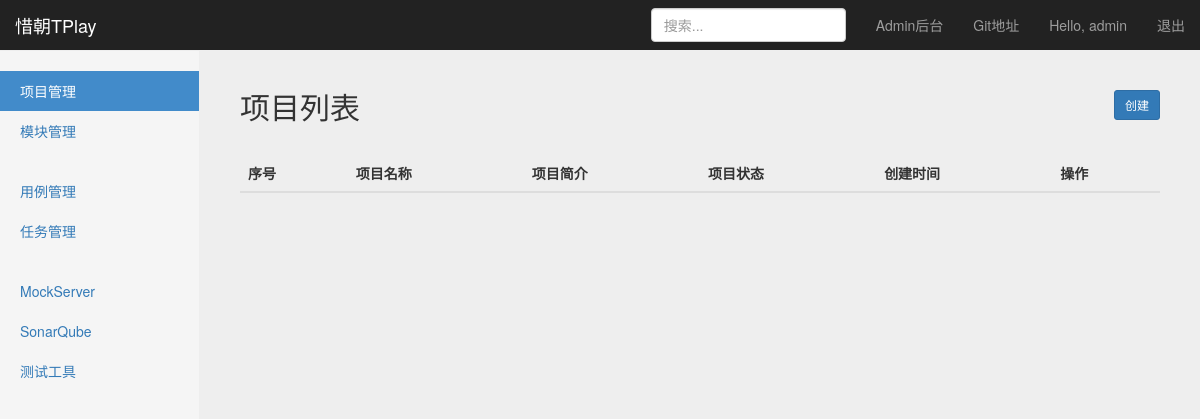
The page /project/project_manage/ (signed in) on the database as committed earlier.
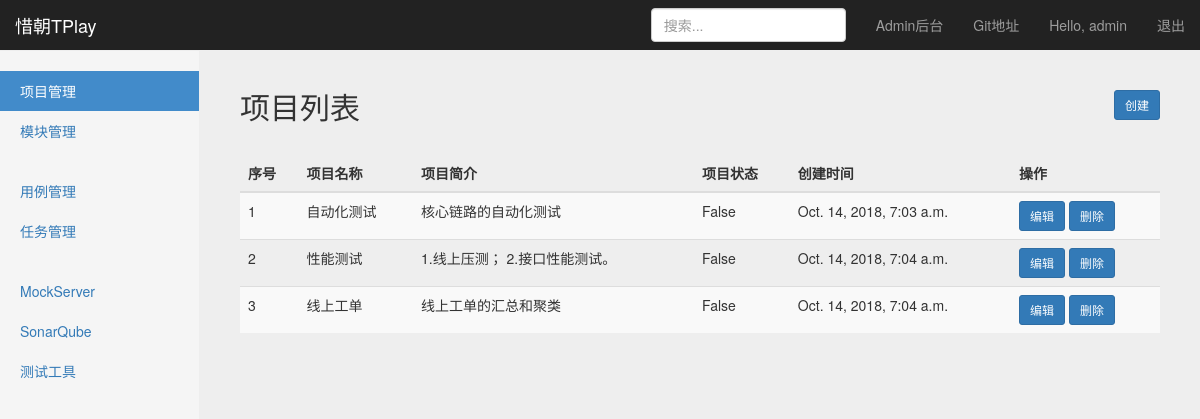
The same page on the database as committed later.
### project_app/models.py (models this page shows, shortened)
class Project(models.Model):
    name = models.CharField("项目名称", max_length=50, blank=False, null=True)
    description = models.TextField("项目描述", default="")
    status = models.BooleanField("项目状态", default=False)
    created_at = models.DateTimeField("创建时间", auto_now=True)

### project_app/views.py (the view)
# urls.py: path('project_manage/', views.project_manage),
@login_required()
def project_manage(request):
    user = request.session.get("user", "")
    projects_all = Project.objects.all()
    return HttpResponse(render(request, 'project_manage.html', {
        "user": user,
        "projects": projects_all,
        "type": "projects_list"}))

### templates/project_manage.html (shortened to what this page needs)
{% extends 'base.html'%}
    {% block content %}
    <nav class="navbar navbar-inverse navbar-fixed-top">
      <div class="container-fluid">
        <div class="navbar-header">
          <a class="navbar-brand" href="#">惜朝TPlay</a>
        </div>
        <div id="navbar" class="navbar-collapse collapse">
          <ul class="nav navbar-nav navbar-right">
            <li><a target="_blank" href="/admin/">Admin后台</a></li>
            <li><a target="_blank" href="https://github.com/yuzhujinchi/XiZhaoTPlay">Git地址</a></li>
            <li><a href="#">Hello, {{user}}</a></li>
            <li><a href="/logout/">退出</a></li>
          </ul>
          <form class="navbar-form navbar-right">
            <input type="text" class="form-control" placeholder="搜索...">
          </form>
        </div>
      </div>
    </nav>
    <div class="container-fluid">
      <div class="row">
        <div class="col-sm-3 col-md-2 sidebar">
          <ul class="nav nav-sidebar">
            <li class="active"><a href="#">项目管理<span class="sr-only">(current)</span></a></li>
            <li><a href="#">模块管理</a></li>
          </ul>
          <ul class="nav nav-sidebar">
            <li><a href="">用例管理</a></li>
            <li><a href="">任务管理</a></li>
          </ul>
          <ul class="nav nav-sidebar">
            <li><a href="">MockServer</a></li>
            <li><a href="">SonarQube</a></li>
            <li><a href="">测试工具</a></li>
          </ul>
        </div>
        {% if type == "projects_list" %}
        <div class="col-sm-9 col-sm-offset-3 col-md-10 col-md-offset-2 main">
          <div class="sub-header">
            <h2 class="sub-header" align="left">项目列表
              <a type="button" class="btn btn-primary btn-sm" style="float: right"
                 onclick="window.location.href='/project/create_project/'" >创建</a>
            </h2>
          </div>
          <div class="table-responsive">
            <table class="table table-striped">
              <thead>
                <tr>
                  <th>序号</th>
                  <th>项目名称</th>
                  <th>项目简介</th>
                  <th>项目状态</th>
                  <th>创建时间</th>
                  <th>操作</th>
                </tr>
              </thead>
              <tbody>
                {% for project in projects%}
                <tr>
                  <td>{{project.id}}</td>
                  <td>{{project.name}}</td>
                  <td>{{project.description}}</td>
                  <td>{{project.status}}</td>
                  <td>{{project.created_at}}</td>
                  <td>
                    <a type="button" href="/project/edit_project/{{project.id}}" class="btn btn-primary btn-sm">编辑</a>
                    <a type="button" href="/project/delete_project/{{project.id}}" class="btn btn-primary btn-sm" onclick="rec()">删除</a>
                  </td>
                </tr>
              {% endfor %}
              </tbody>
            </table>
          </div>
        </div>
        {% endif %}
      </div>
    </div>
  {% endblock %}

Rows that differ between the two databases and show on the page:
added Project: id "1", name "自动化测试", description "核心链路的自动化测试", status "False", created_at "Oct. 14, 2018, 7:03 a.m."
added Project: id "2", name "性能测试", description "1.线上压测； 2.接口性能测试。", status "False", created_at "Oct. 14, 2018, 7:04 a.m."
added Project: id "3", name "线上工单", description "线上工单的汇总和聚类", status "False", created_at "Oct. 14, 2018, 7:04 a.m."
